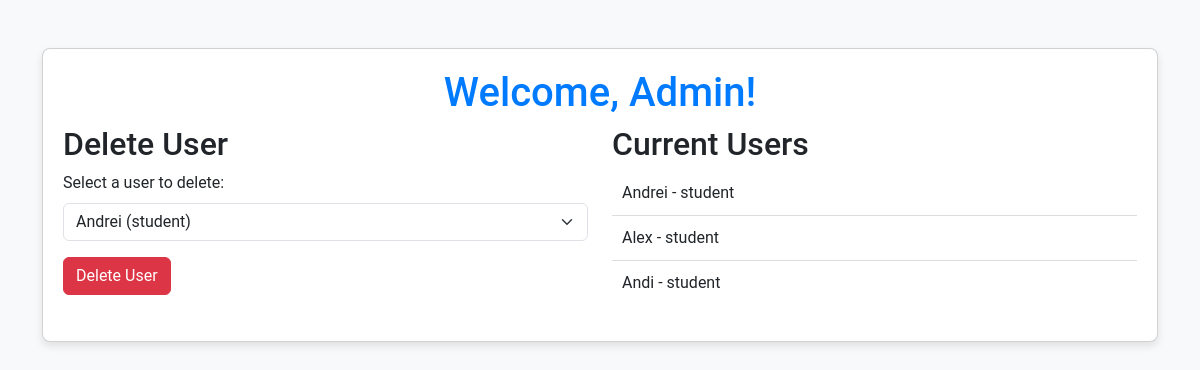
Page /admin_dashboard (signed in) on the earlier database version.
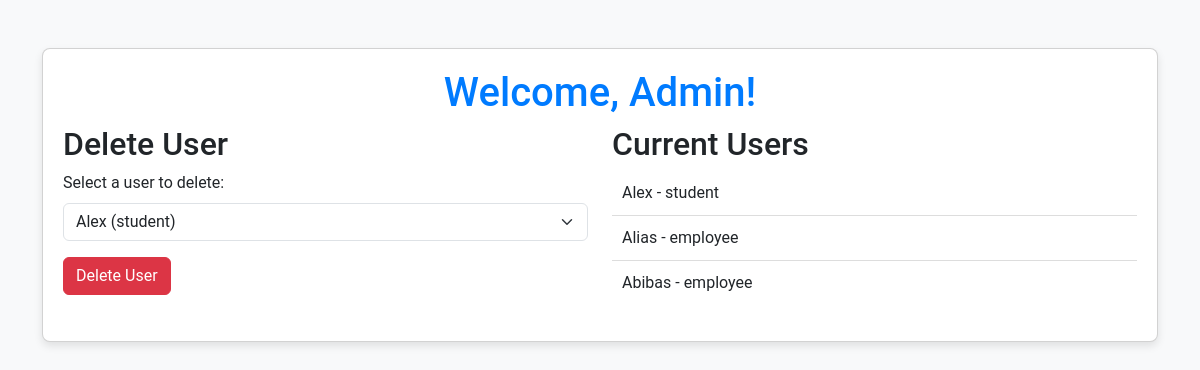
Same page on the later database version.
### app.py (models this page shows)
class User(db.Model, UserMixin):
    id = db.Column(db.Integer, primary_key=True)
    username = db.Column(db.String(20), nullable=False, unique=True)
    password = db.Column(db.String(80), nullable=False)
    role = db.Column(db.String(20), nullable=False)
    student = db.relationship('Student', back_populates='user', uselist=False)
    employee = db.relationship('Employee', back_populates='user', uselist=False)

### app.py (the view, shortened to what this page needs)
@app.route('/admin_dashboard', methods=['GET', 'POST'])
@login_required
def admin_dashboard():
    if current_user.role != 'admin':
        flash("You must be an admin!")
        return redirect(url_for('home'))
    users_to_delete = User.query.filter(User.role != 'admin').all()
    return render_template('admin_dashboard.html', users=users_to_delete)

### app.py (called while the page is built)
@login_manager.user_loader
def load_user(user_id):
    return User.query.get(int(user_id))

### templates/admin_dashboard.html (shortened to what this page needs)
<!DOCTYPE html>
<html lang="en">
<head>
    <link href="https://cdn.jsdelivr.net/npm/bootstrap@5.3.0-alpha1/dist/css/bootstrap.min.css" rel="stylesheet">
</head>
<body>
    <div class="container mt-5">
        <div class="card">
            <h1 class="text-center">Welcome, Admin!</h1>
            <div class="row">
                <div class="col-md-6">
                    <h2>Delete User</h2>
                    <form method="POST">
                        <div class="mb-3">
                            <label for="user_id_to_delete" class="form-label">Select a user to delete:</label>
                            <select name="user_id_to_delete" id="user_id_to_delete" class="form-select">
                                {% for user in users %}
                                    <option value="{{ user.id }}">{{ user.username }} ({{ user.role }})</option>
                                {% endfor %}
                            </select>
                        </div>
                        <button type="submit" class="btn btn-danger">Delete User</button>
                    </form>
                </div>
                <div class="col-md-6">
                    <h2>Current Users</h2>
                    <ul class="user-list">
                        {% for user in users %}
                            <li>{{ user.username }} - {{ user.role }}</li>
                        {% endfor %}
                    </ul>
                </div>
            </div>
        </div>
    </div>
</body>
</html>

### templates/admin_dashboard.html (style rules this page uses)
body { font-family: 'Roboto', sans-serif; background-color: #f8f9fa; }
h1 { color: #007bff; }
.card { margin-bottom: 20px; padding: 20px; box-shadow: 0 4px 8px rgba(0, 0, 0, 0.1); border-radius: 8px; background-color: white; }
.btn-danger { background-color: #dc3545; border-color: #dc3545; }
.user-list { list-style-type: none; padding-left: 0; }
.user-list li { padding: 10px; border-bottom: 1px solid #ddd; }
.user-list li:last-child { border-bottom: none; }

Differences in the rows shown:
removed User: username "Andrei", role "student"
removed User: username "Andi", role "student"
added User: username "Alias", role "employee"
added User: username "Abibas", role "employee"
Other differences:
form field user_id_to_delete: "Andrei (student)" → "Alex (student)"
